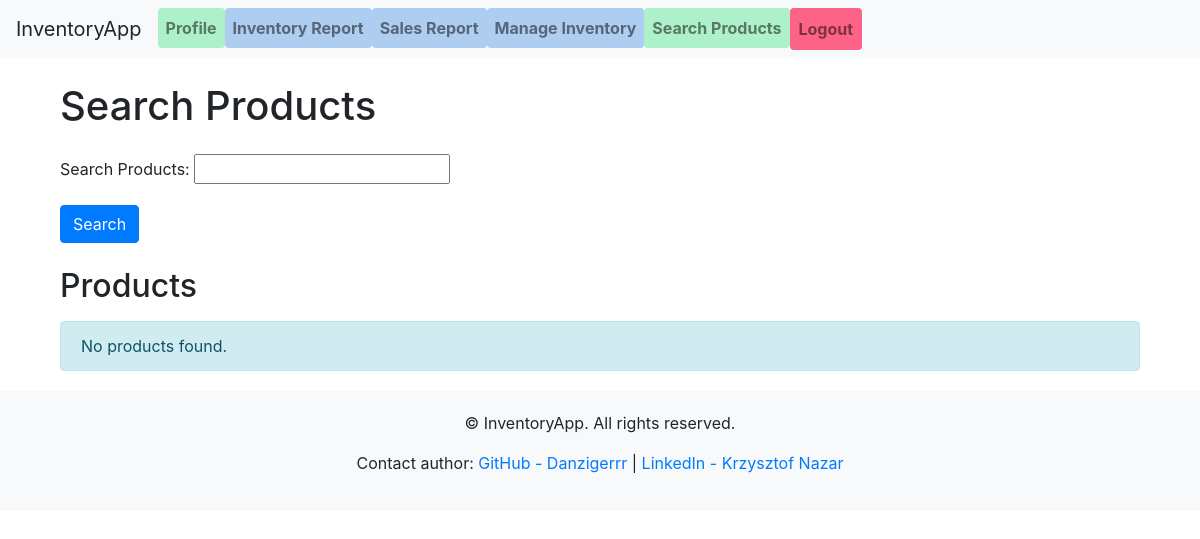
Page /inventory/search/ (signed in) on the earlier database version.
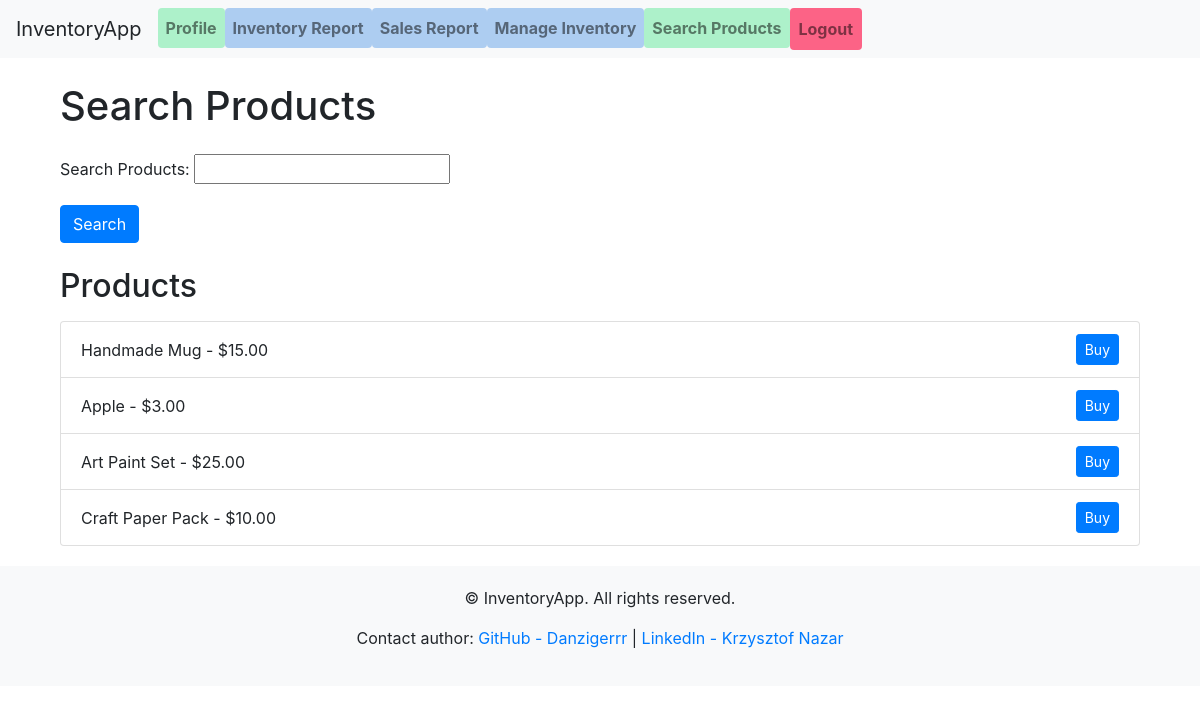
Same page on the later database version.
### inventory/models.py (models this page shows, shortened)
class Product(models.Model):
    name = models.CharField(max_length=255)
    description = models.TextField(blank=True, null=True)
    price = models.DecimalField(max_digits=10, decimal_places=2)
    stock = models.PositiveIntegerField(default=0)

### inventory/views.py (the view)
# urls.py: path('search/', views.search_products, name='search_products'),
@login_required
def search_products(request):
    form = ProductSearchForm(request.GET or None)
    products = Product.objects.all()
    if form.is_valid():
        query = form.cleaned_data['query']
        products = products.filter(name__icontains=query)
    return render(request, 'inventory/search_products.html', {'form': form, 'products': products})

### inventory/forms.py
class ProductSearchForm(forms.Form):
    query = forms.CharField(label='Search Products', max_length=255)

### templates/inventory/search_products.html (shortened to what this page needs)
{% extends 'base.html' %}
{% block content %}
    <div class="container mt-4">
        <h1 class="mb-4">Search Products</h1>
        <form method="get" class="mb-4">
            {{ form.as_p }}
            <button type="submit" class="btn btn-primary">Search</button>
        </form>
        <h2 class="mb-3">Products</h2>
        {% if products %}
            <ul class="list-group">
                {% for product in products %}
                    <li class="list-group-item d-flex justify-content-between align-items-center">
                        {{ product.name }} - ${{ product.price }}
                        <a href="{% url 'buy_product' product.id %}" class="btn btn-primary btn-sm">Buy</a>
                    </li>
                {% endfor %}
            </ul>
        {% else %}
            <div class="alert alert-info" role="alert">
                No products found.
            </div>
        {% endif %}
    </div>
{% endblock %}

### templates/base.html (shortened to what this page needs)
<!DOCTYPE html>
<html lang="en">
<head>
    <link rel="stylesheet" href="https://cdn.jsdelivr.net/npm/bootstrap@4.3.1/dist/css/bootstrap.min.css">
</head>
<body>
<header>
    <nav class="navbar navbar-expand-lg navbar-light bg-light">
        <a class="navbar-brand">InventoryApp</a>
        <div class="collapse navbar-collapse" id="navbarNav">
            <ul class="navbar-nav">
                {% if user.is_authenticated %}
                    <li class="nav-item">
                        <a class="nav-link nav-link-normaluser" href="{% url 'profile' %}">Profile</a>
                    </li>
                    {% if user.is_superuser %}
                        <li class="nav-item">
                            <a class="nav-link nav-link-superuser" href="{% url 'inventory_report' %}">Inventory Report</a>
                        </li>
                        <li class="nav-item">
                            <a class="nav-link nav-link-superuser" href="{% url 'sales_report' %}">Sales Report</a>
                        </li>
                        <li class="nav-item">
                            <a class="nav-link nav-link-superuser" href="{% url 'manage_inventory' %}">Manage Inventory</a>
                        </li>
                    {% endif %}
                    <li class="nav-item">
                        <a class="nav-link nav-link-normaluser" href="{% url 'search_products' %}">Search Products</a>
                    </li>
                    <li class="nav-item">
                        <form action="{% url 'logout' %}" method="post" class="form-inline">
                            <button type="submit" class="btn btn-link nav-link nav-link-logout-btn">Logout</button>
                        </form>
                    </li>
                {% endif %}
            </ul>
        </div>
    </nav>
</header>
<div class="container mt-4">
    {% block content %}{% endblock %}
</div>
<footer class="footer">
    <p>&copy; {{ current_year }} InventoryApp. All rights reserved.</p>
    <p>Contact author: <a href="https://github.com/Danzigerrr">GitHub - Danzigerrr</a> | <a href="https://www.linkedin.com/in/krzysztofnazar/">LinkedIn - Krzysztof Nazar</a></p>
</footer>
</body>
</html>

### templates/base.html (style rules this page uses)
.footer { background-color: #f8f9fa; padding: 20px; margin-top: 20px; text-align: center; }
.footer a { color: #007bff; text-decoration: none; }
.nav-link-superuser { font-weight: bold; color: #fff; background-color: #adcdf1; border-radius: .25rem; }
.nav-link-normaluser { font-weight: bold; color: #fff; background-color: #adf1ca; border-radius: .25rem; }
.nav-link-logout-btn { font-weight: bold; color: #fff; background-color: #fc6386; border-radius: .25rem; }

Differences in the rows shown:
added Product: name "Handmade Mug", price "15.00"
added Product: name "Apple", price "3.00"
added Product: name "Art Paint Set", price "25.00"
added Product: name "Craft Paper Pack", price "10.00"
Other differences:
text no longer shown: "No products found."
